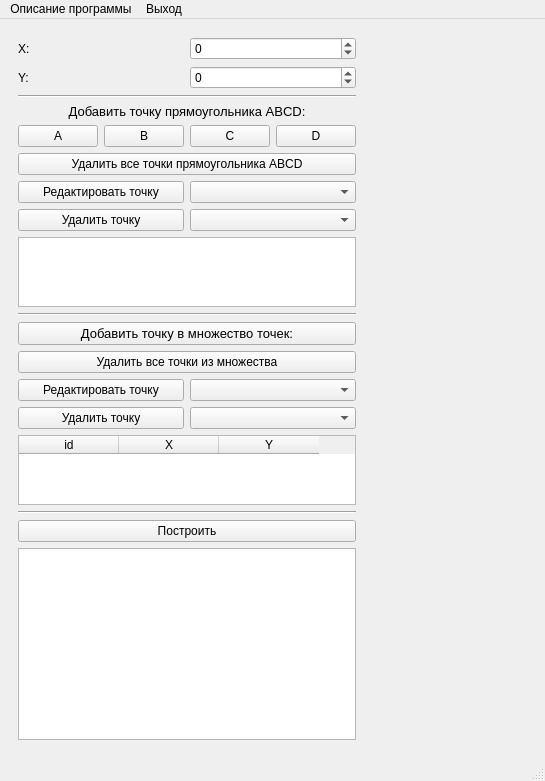
<?xml version="1.0" encoding="UTF-8"?>
<ui version="4.0">
 <class>MainWindow</class>
 <widget class="QMainWindow" name="MainWindow">
  <property name="geometry">
   <rect>
    <x>0</x>
    <y>0</y>
    <width>545</width>
    <height>631</height>
   </rect>
  </property>
  <property name="windowTitle">
   <string>MainWindow</string>
  </property>
  <widget class="QWidget" name="centralwidget">
   <layout class="QHBoxLayout" name="horizontalLayout">
    <item>
     <widget class="QWidget" name="toolbar_wdgt" native="true">
      <property name="sizePolicy">
       <sizepolicy hsizetype="Expanding" vsizetype="Expanding">
        <horstretch>0</horstretch>
        <verstretch>0</verstretch>
       </sizepolicy>
      </property>
      <property name="maximumSize">
       <size>
        <width>650</width>
        <height>16777215</height>
       </size>
      </property>
      <layout class="QVBoxLayout" name="verticalLayout">
       <item>
        <layout class="QHBoxLayout" name="horizontalLayout_2">
         <item>
          <widget class="QLabel" name="label">
           <property name="text">
            <string>X: </string>
           </property>
          </widget>
         </item>
         <item>
          <widget class="QSpinBox" name="spinBox_x">
           <property name="minimum">
            <number>-1000</number>
           </property>
           <property name="maximum">
            <number>1000</number>
           </property>
          </widget>
         </item>
        </layout>
       </item>
       <item>
        <layout class="QHBoxLayout" name="horizontalLayout_3">
         <item>
          <widget class="QLabel" name="label_2">
           <property name="text">
            <string>Y: </string>
           </property>
          </widget>
         </item>
         <item>
          <widget class="QSpinBox" name="spinBox_y">
           <property name="minimum">
            <number>-1000</number>
           </property>
           <property name="maximum">
            <number>1000</number>
           </property>
          </widget>
         </item>
        </layout>
       </item>
       <item>
        <widget class="Line" name="line_2">
         <property name="orientation">
          <enum>Qt::Horizontal</enum>
         </property>
        </widget>
       </item>
       <item>
        <widget class="QLabel" name="label_3">
         <property name="sizePolicy">
          <sizepolicy hsizetype="Expanding" vsizetype="Preferred">
           <horstretch>0</horstretch>
           <verstretch>0</verstretch>
          </sizepolicy>
         </property>
         <property name="font">
          <font>
           <pointsize>10</pointsize>
           <weight>50</weight>
           <bold>false</bold>
          </font>
         </property>
         <property name="text">
          <string>Добавить точку прямоугольника ABCD:</string>
         </property>
         <property name="alignment">
          <set>Qt::AlignCenter</set>
         </property>
        </widget>
       </item>
       <item>
        <layout class="QHBoxLayout" name="horizontalLayout_4">
         <item>
          <widget class="QPushButton" name="add_pa_pbtn">
           <property name="text">
            <string>A</string>
           </property>
          </widget>
         </item>
         <item>
          <widget class="QPushButton" name="add_pb_pbtn">
           <property name="text">
            <string>B</string>
           </property>
          </widget>
         </item>
         <item>
          <widget class="QPushButton" name="add_pc_pbtn">
           <property name="text">
            <string>C</string>
           </property>
          </widget>
         </item>
         <item>
          <widget class="QPushButton" name="add_pd_pbtn">
           <property name="text">
            <string>D</string>
           </property>
          </widget>
         </item>
        </layout>
       </item>
       <item>
        <widget class="QPushButton" name="del_all_points_rect_pbtn">
         <property name="text">
          <string>Удалить все точки прямоугольника ABCD</string>
         </property>
        </widget>
       </item>
       <item>
        <layout class="QHBoxLayout" name="horizontalLayout_9">
         <item>
          <widget class="QPushButton" name="edit_point_rect_pbtn">
           <property name="text">
            <string>Редактировать точку</string>
           </property>
          </widget>
         </item>
         <item>
          <widget class="QComboBox" name="edit_point_rect_cb"/>
         </item>
        </layout>
       </item>
       <item>
        <layout class="QHBoxLayout" name="horizontalLayout_5">
         <item>
          <widget class="QPushButton" name="del_point_rect_pbtn">
           <property name="text">
            <string>Удалить точку</string>
           </property>
          </widget>
         </item>
         <item>
          <widget class="QComboBox" name="del_point_rect_cb"/>
         </item>
        </layout>
       </item>
       <item>
        <widget class="QTableWidget" name="table_rect">
         <property name="editTriggers">
          <set>QAbstractItemView::NoEditTriggers</set>
         </property>
         <attribute name="verticalHeaderVisible">
          <bool>false</bool>
         </attribute>
        </widget>
       </item>
       <item>
        <widget class="Line" name="line">
         <property name="orientation">
          <enum>Qt::Horizontal</enum>
         </property>
        </widget>
       </item>
       <item>
        <widget class="QPushButton" name="add_point_arr_pbtn">
         <property name="sizePolicy">
          <sizepolicy hsizetype="Expanding" vsizetype="Fixed">
           <horstretch>0</horstretch>
           <verstretch>0</verstretch>
          </sizepolicy>
         </property>
         <property name="font">
          <font>
           <pointsize>10</pointsize>
           <weight>50</weight>
           <bold>false</bold>
          </font>
         </property>
         <property name="text">
          <string>Добавить точку в множество точек:</string>
         </property>
        </widget>
       </item>
       <item>
        <widget class="QPushButton" name="del_all_points_arr_pbtn">
         <property name="text">
          <string>Удалить все точки из множества</string>
         </property>
        </widget>
       </item>
       <item>
        <layout class="QHBoxLayout" name="horizontalLayout_8">
         <item>
          <widget class="QPushButton" name="edit_point_arr_pbtn">
           <property name="text">
            <string>Редактировать точку</string>
           </property>
          </widget>
         </item>
         <item>
          <widget class="QComboBox" name="edit_point_arr_cb"/>
         </item>
        </layout>
       </item>
       <item>
        <layout class="QHBoxLayout" name="horizontalLayout_6">
         <item>
          <widget class="QPushButton" name="del_point_arr_pbtn">
           <property name="text">
            <string>Удалить точку</string>
           </property>
          </widget>
         </item>
         <item>
          <widget class="QComboBox" name="del_point_arr_cb"/>
         </item>
        </layout>
       </item>
       <item>
        <widget class="QTableWidget" name="table_arr">
         <property name="editTriggers">
          <set>QAbstractItemView::NoEditTriggers</set>
         </property>
         <attribute name="verticalHeaderVisible">
          <bool>false</bool>
         </attribute>
         <column>
          <property name="text">
           <string>id</string>
          </property>
         </column>
         <column>
          <property name="text">
           <string>X</string>
          </property>
         </column>
         <column>
          <property name="text">
           <string>Y</string>
          </property>
         </column>
        </widget>
       </item>
       <item>
        <widget class="Line" name="line_3">
         <property name="orientation">
          <enum>Qt::Horizontal</enum>
         </property>
        </widget>
       </item>
       <item>
        <widget class="QPushButton" name="paint_res_pbtn">
         <property name="sizePolicy">
          <sizepolicy hsizetype="Expanding" vsizetype="Fixed">
           <horstretch>0</horstretch>
           <verstretch>0</verstretch>
          </sizepolicy>
         </property>
         <property name="text">
          <string>Построить</string>
         </property>
        </widget>
       </item>
       <item>
        <widget class="QPlainTextEdit" name="res_te">
         <property name="sizePolicy">
          <sizepolicy hsizetype="Expanding" vsizetype="Fixed">
           <horstretch>0</horstretch>
           <verstretch>0</verstretch>
          </sizepolicy>
         </property>
         <property name="font">
          <font>
           <pointsize>10</pointsize>
          </font>
         </property>
         <property name="readOnly">
          <bool>true</bool>
         </property>
        </widget>
       </item>
      </layout>
     </widget>
    </item>
    <item>
     <widget class="QStackedWidget" name="stackedWidget">
      <property name="enabled">
       <bool>true</bool>
      </property>
      <property name="sizePolicy">
       <sizepolicy hsizetype="Expanding" vsizetype="Expanding">
        <horstretch>0</horstretch>
        <verstretch>0</verstretch>
       </sizepolicy>
      </property>
      <property name="currentIndex">
       <number>0</number>
      </property>
      <widget class="QWidget" name="page_1">
       <property name="styleSheet">
        <string notr="true"/>
       </property>
      </widget>
      <widget class="QWidget" name="page_2"/>
     </widget>
    </item>
   </layout>
  </widget>
  <widget class="QMenuBar" name="menubar">
   <property name="geometry">
    <rect>
     <x>0</x>
     <y>0</y>
     <width>545</width>
     <height>22</height>
    </rect>
   </property>
   <widget class="QMenu" name="info_qm">
    <property name="title">
     <string>Описание программы</string>
    </property>
   </widget>
   <widget class="QMenu" name="exit_pbtn">
    <property name="title">
     <string>Выход</string>
    </property>
   </widget>
   <addaction name="info_qm"/>
   <addaction name="exit_pbtn"/>
  </widget>
  <widget class="QStatusBar" name="statusbar">
   <property name="font">
    <font>
     <pointsize>11</pointsize>
    </font>
   </property>
  </widget>
 </widget>
 <resources/>
 <connections/>
</ui>
